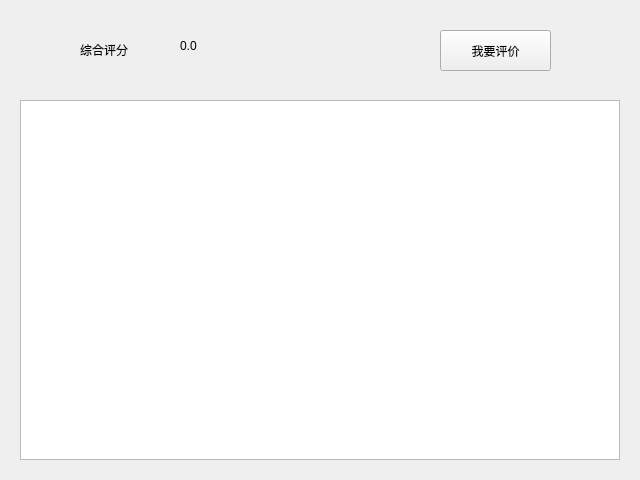
<?xml version="1.0" encoding="UTF-8"?>
<ui version="4.0">
 <class>comment</class>
 <widget class="QWidget" name="comment">
  <property name="geometry">
   <rect>
    <x>0</x>
    <y>0</y>
    <width>640</width>
    <height>480</height>
   </rect>
  </property>
  <property name="windowTitle">
   <string>Form</string>
  </property>
  <widget class="QLabel" name="label9">
   <property name="geometry">
    <rect>
     <x>80</x>
     <y>40</y>
     <width>81</width>
     <height>20</height>
    </rect>
   </property>
   <property name="text">
    <string>综合评分</string>
   </property>
  </widget>
  <widget class="QLabel" name="label10">
   <property name="geometry">
    <rect>
     <x>180</x>
     <y>30</y>
     <width>51</width>
     <height>31</height>
    </rect>
   </property>
   <property name="text">
    <string>0.0</string>
   </property>
  </widget>
  <widget class="QPushButton" name="button_write_comment">
   <property name="geometry">
    <rect>
     <x>440</x>
     <y>30</y>
     <width>111</width>
     <height>41</height>
    </rect>
   </property>
   <property name="text">
    <string>我要评价</string>
   </property>
  </widget>
  <widget class="QTableView" name="tableView">
   <property name="geometry">
    <rect>
     <x>20</x>
     <y>100</y>
     <width>600</width>
     <height>360</height>
    </rect>
   </property>
  </widget>
 </widget>
 <resources/>
 <connections/>
</ui>
